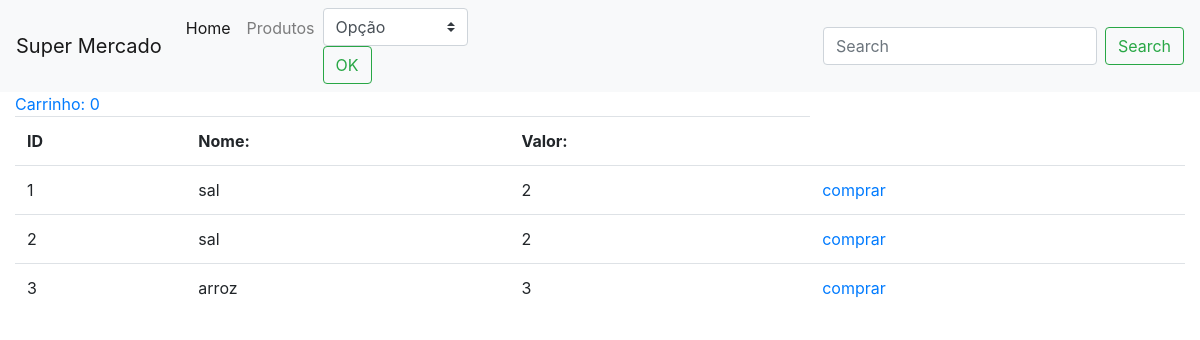
The app's page /market/list/, older data.
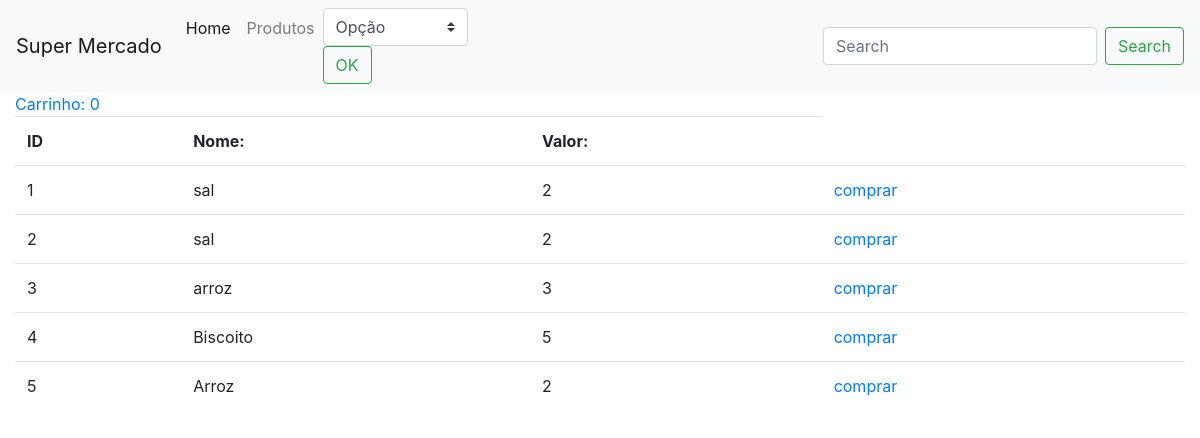
The same page, newer data.
### market/models.py (models this page shows)
class Product (models.Model):
    name = models.CharField(max_length=50)
    value= models.CharField(max_length=11)

### market/views.py (the view)
# urls.py: path('list/',views.product_list),
def product_list (request):
    if (request.method == 'POST'):
        pes = request.POST.get('pes')
        if (pes == "cres"):
            products=Product.objects.order_by('name')
            return render(request, 'list.html/', {'products':products})
        elif (pes == "decres"):
            products=Product.objects.order_by('-name')
            return render(request, 'list.html/', {'products':products})
        elif(pes == "maior"):
            products=Product.objects.order_by('-value')
            return render(request, 'list.html/', {'products':products})
        elif(pes == "menor"):
            products=Product.objects.order_by('value')
            return render(request, 'list.html/', {'products':products})
    else:
        products = Product.objects.all()
        return render(request, 'list.html/', {'products':products})

### market/templates/list.html
 {% extends 'base.html' %}
 {% block conteudo %}
<table class="table">
    <tr>
        <th>ID</th>
        <th>Nome:</th>
        <th>Valor: </th>
    </tr>
{% for product in products %}
    <tr>
        <td>{{product.id}}</td>
        <td>{{product.name}}</td>
        <td>{{product.value}}</td>
     <td><a href="/market/{{product.id}}/"> comprar </a></td>
    </tr>
    {% endfor %}
  <a type="submit" href='/market/show'> Carrinho: {{request.session.li | length}}</a>
  </table>
{% endblock %}

### market/templates/base.html (shortened to what this page needs)
{% load static %}
<!DOCTYPE html>
<html lang="en">
<head>
    <link rel="stylesheet" href="https://stackpath.bootstrapcdn.com/bootstrap/4.3.1/css/bootstrap.min.css">
</head>
<body>
    <nav class="navbar navbar-expand-lg navbar-light bg-light">
        <a class="navbar-brand" href="/market">Super Mercado</a>
        <div class="collapse navbar-collapse" id="navbarSupportedContent">
          <ul class="navbar-nav mr-auto">
            <li class="nav-item active">
              <a class="nav-link" href="/market/">Home <span class="sr-only">(current)</span></a>
            </li>
            <li class="nav-item">
              <a class="nav-link" href="/market/list">Produtos</a>
          </li>
            <li class="nav-item dropdown">
              <form action="/market/list/" method="POST">
                <select name="pes" class="browser-default custom-select">
                    <option selected>Opção</option>
                </select>
                <button class="btn btn-outline-success my-2 my-sm-0" type="submit">OK</button>
            </form>
            </li>
          </ul>
          <form class="form-inline my-2 my-lg-0">
            <input class="form-control mr-sm-2" type="search" placeholder="Search" aria-label="Search">
            <button class="btn btn-outline-success my-2 my-sm-0" type="submit">Search</button>
          </form>
        </div>
      </nav>
      <div class="container-fluid">
        {% block conteudo %} {% endblock %}
      </div>
</body>
</html>

Row changes from the older to the newer data that the page shows:
added Product: id "4", name "Biscoito", value "5"
added Product: id "5", name "Arroz", value "2"
